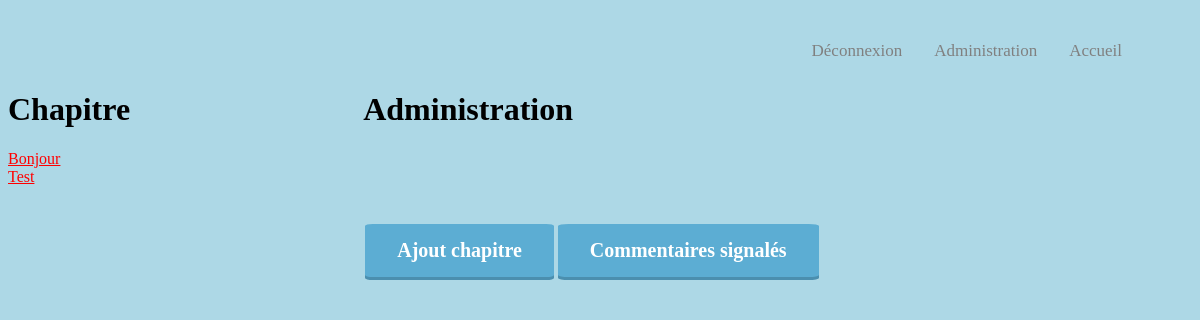
Before: /index.php?route=administration (signed in) with the older database file.
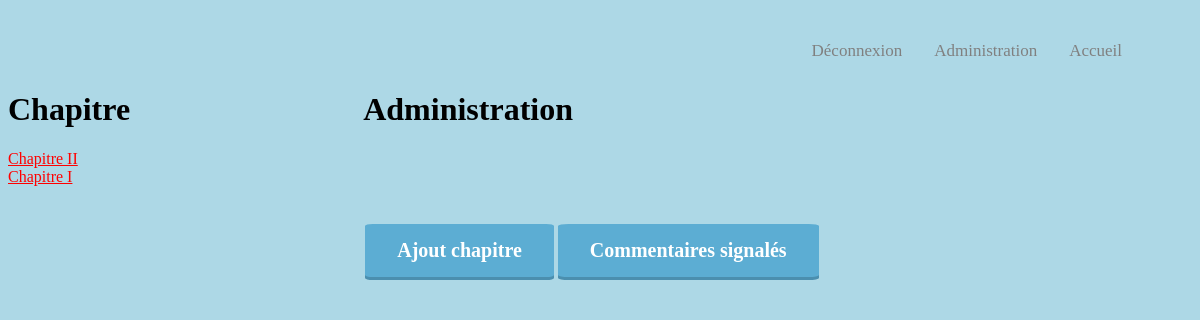
After: the same page with the newer database file.
### tables this page shows
CREATE TABLE IF NOT EXISTS `chapitre` (
  `id_chapitre` int(11) NOT NULL AUTO_INCREMENT,
  `titre_chapitre` text NOT NULL,
  `text_chapitre` longtext NOT NULL,
  `auteur` varchar(30) NOT NULL,
  UNIQUE KEY `ID_Chapitre` (`id_chapitre`)
);

### src/controller/backController.php (called while the page is built, shortened)
<?php
class backController extends Controller{
  public function administration(){
    $reqChap = $this->chapitreDAO->getChapitres();
    return $this->view->rendu('administration',[
      'reqChap'=>$reqChap
    ]);
  }
}
?>

### public/index.php (called while the page is built, shortened)
<?php
$router = new App\config\router();
$router->run();
?>

### config/request.php (called while the page is built, shortened)
<?php
class request{
  private $get;
  private $session;
  public function __construct(){
    $this->get = new parametre($_GET);
    $this->session = new session($_SESSION);
  }
  public function getGet(){
    return $this->get;
  }
  public function getSession(){
    return $this->session;
  }
}
?>

### config/session.php (called while the page is built, shortened)
<?php
class session{
  public function get($name){
    if(isset($_SESSION[$name])){
      return $_SESSION[$name];
    }
  }
}
?>

### src/controller/controller.php (called while the page is built, shortened)
<?php
abstract class Controller
{
    public function __construct()
    {
        $this->chapitreDAO = new chapitreDAO();
    }
}
?>

### src/DAO/chapitreDAO.php (called while the page is built, shortened)
<?php
class chapitreDAO extends DAO{
	private function buildObjectChapitre($row){
		$chapitre = new chapitre();
		$chapitre->setId($row['id_chapitre']);
		$chapitre->setTitle($row['titre_chapitre']);
		$chapitre->setText($row['text_chapitre']);
		$chapitre->setAuthor($row['auteur']);
		return $chapitre;
	}
	public function getChapitres(){
		$sql='SELECT id_chapitre, titre_chapitre, text_chapitre, auteur FROM chapitre';
		$result = $this->createQuery($sql);
		$chap=[];
		foreach ($result as $row) {
			$idChap=$row['id_chapitre'];
			$chap[$idChap]=$this->buildObjectChapitre($row);
		}
		return $chap;
	}
}
?>

### src/DAO/DAO.php (called while the page is built, shortened)
<?php
abstract class DAO{
	private $connection;
	private function checkConnection(){
		if($this->connection===null){
			return $this->getConnection();
		}
		return $this->connection;
	}
	private function getConnection(){
		try
		{
	    	$this->connection = new PDO(DB_host, DB_user, DB_password);
				$this->connection->setAttribute(PDO::ATTR_ERRMODE, PDO::ERRMODE_EXCEPTION);
	    	return $this->connection;
		}
		catch(Exception $e)
		{
		    die('Erreur : '.$e->getMessage());
		}
	}
	protected function createQuery($sql, $parametre = null){
		$req = $this->checkConnection()->query($sql);
    return $req;
	}
}
?>

### src/model/chapitre.php (called while the page is built, shortened)
<?php
  class chapitre{
    private $id;
    private $title;
    public function getId(){
      return $this->id;
    }
    public function setId($id)
    {
        $this->id = $id;
    }
    public function getTitle(){
      return $this->title;
    }
    public function setTitle($title)
    {
        $this->title = $title;
    }
  }
?>

### config/parametre.php (called while the page is built, shortened)
<?php
class parametre{
  private $parametre;
  public function __construct($parametre){
    $this->parametre=$parametre;
  }
  public function get($name){
    if(isset($this->parametre[$name])){
      return $this->parametre[$name];
    }
  }
}
?>

### templates/administration.php (the view)
<?php $this->title="Administration" ?>
<?php
require('menu.php');
?>
<div id="MP-chap">
  <div id="list-chap">
      <h1>Chapitre</h1>
      <?php
          foreach($reqChap as $donnees){
              ?>
              <a href="./index.php?route=chapitre&chapID=<?=htmlspecialchars($donnees->getId());?>"><?php echo $donnees->getTitle();?></a></br><?php
          };
      ?>
  </div></br>
  <div id="espace-administration">
    <h1>Administration</h1>
    <div id="lien-admin">
      <a href="./index.php?route=ajoutChapitre">Ajout chapitre</a></br>
      <a href="./index.php?route=commentairesSignales">Commentaires signalés</a></br>
    </div>
  </diV>
</div>

### templates/menu.php (shortened to what this page needs)
<div id="menu">
    <nav>
        <ul class="barrenavigation">
            <?php if($this->session->get('pseudo')){
              ?>
              <li><a href="./index.php?route=deconnexion">Déconnexion</a></li>
              <?php
              if($this->session->get('role')==='admin'){
                ?>
                <li><a href="./index.php?route=administration">Administration</a></li>
                <?php
              }
            }
            else{
              ?>
              <li><a href="./index.php?route=inscription">Inscription</a></li>
              <li><a href="./index.php?route=connexion">Connexion</a></li>
              <?php
            }
            ?>
            <li><a href="./index.php?">Accueil</a></li>
        </ul>
    </nav>
</div>

### templates/base.php (shortened to what this page needs)
<!DOCTYPE html>
<html lang=fr>
  <head>
    <link rel="stylesheet" href="../css/styles.css" />
  </head>
  <body>
    <div id="content">
      <?=$content?>
    </div>
  </body>
</html>

### config/router.php (shortened to what this page needs)
<?php
class router{
  private $frontController;
  private $backController;
  private $errorController;
  private $request;
  public function __construct(){
    $this->request= new request();
    $this->frontController = new frontController();
    $this->backController = new backController();
    $this->errorController = new errorController();
  }
  public function run(){
    $route = $this->request->getGet()->get('route');
    try{
      if(isset($route)){
        if($route==='chapitre'){
          $this->frontController->chapSeul($this->request->getGet()->get('chapID'));
        }
        elseif ($route==='administration') {
          $this->backController->administration();
        }
        elseif ($route==='ajoutChapitre') {
          $this->backController->ajoutChapitre($this->request->getPost());
        }
        elseif ($route==='modifChapitre') {
          $this->backController->modifChapitre($this->request->getPost(),$this->request->getGet()->get('chapID'));
        }
        elseif ($route==='supprimerChapitre') {
          $this->backController->supprimerChapitre($this->request->getGet()->get('chapID'));
        }
        elseif ($route==='ajoutCommentaire') {
          $this->frontController->ajoutCommentaire($this->request->getPost(),$this->request->getGet()->get('chapID'));
        }
        elseif ($route==='signalerCommentaire') {
          $this->frontController->signalerCommentaire($this->request->getGet()->get('commentaireID'));
        }
        elseif ($route==='inscription') {
          $this->frontController->inscription($this->request->getPost());
        }
        elseif ($route==='connexion') {
          $this->frontController->connexion($this->request->getPost());
        }
        elseif ($route==='deconnexion') {
          $this->backController->deconnexion();
        }
        elseif ($route==='commentairesSignales') {
          $this->frontController->commentairesSignales();
        }
        elseif ($route==='supprimerCommentaire') {
          $this->backController->supprimerCommentaire($this->request->getGet()->get('comID'));
        }
        elseif ($route==='nonSignalCommentaire') {
          $this->backController->nonSignalCommentaire($this->request->getGet()->get('comID'));
        }
        else{
          $this->errorController->errorNotFound();
        }
      }
      else{
        $this->frontController->home();
      }
    }
    catch(Exception $e){
      var_dump("".$e->getMessage());
      var_dump($this->request->getPost());
      $this->errorController->errorServer();
    }
  }
}
?>

### src/model/view.php (shortened to what this page needs)
<?php
class view{
  private $title;
  private $session;
  public function __construct(){
    $this->request=new request();
    $this->session=$this->request->getSession();
  }
  public function rendu($template, $data=[]){
    $this->file='../templates/'.$template.'.php';
    $content = $this->renduFichier($this->file, $data);
    $view = $this->renduFichier('../templates/base.php',[
      'title'=>$this->title,
      'content'=>$content,
      'session'=>$this->session
    ]);
    echo $view;
  }
  private function renduFichier($file, $data){
    if(file_exists($file)){
      extract($data);
      require $file;
      return ob_get_clean();
    }
  }
}
?>

### public/css/styles.css (style rules this page uses)
#menu { overflow: hidden; background-color: white; position: fixed; top: 0; width: 100%; height: 70px; z-index: 30; display: flex; justify-content: space-between; background-color: lightblue; }
.barrenavigation { list-style-type: none; display: flex; justify-content: flex-end; height: 70px; }
.barrenavigation a { float: left; display: block; color: grey; text-align: center; padding: 25px 16px 0px 16px; text-decoration: none; font-size: 17px; height: 32px; }
nav { margin-right: 70px; }
#MP-chap { margin-top: 70px; display: flex; }
#list-chap { position: fixed; }
#espace-administration { margin-left: 30%; }
#lien-admin { margin-top: 20%; display: flex; }
#lien-admin a { padding: 5px; }
#lien-admin a { background-color: #5CADD3; border: none; color: white; padding: 15px 32px; text-align: center; text-decoration: none; display: inline-block; margin: 4px 2px; cursor: pointer; font-size:20px; font-weight: bold; box-shadow: 0px 3px 0px #4B8FAF; border-radius: 4%; }
h1 a, #list-chap a { color: red; }
body { background-color: lightblue; }

Changed rows visible on the page:
removed chapitre: titre_chapitre "Bonjour"
removed chapitre: titre_chapitre "Test"
added chapitre: titre_chapitre "Chapitre II"
added chapitre: titre_chapitre "Chapitre I"
